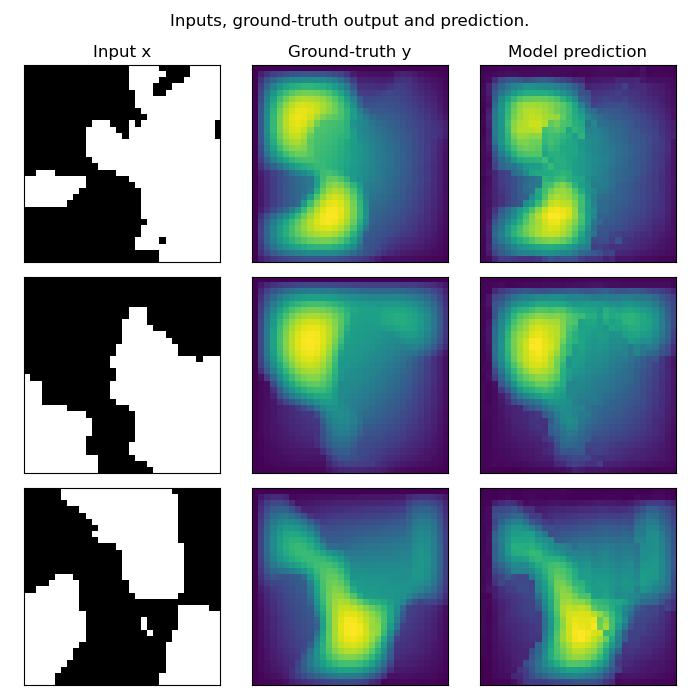

Recreate this plot in Python.
# From https://neuraloperator.github.io/neuraloperator/dev/auto_examples/plot_FNO_darcy.html

from ml_model import model

from neuralop.datasets import load_darcy_flow_small

import matplotlib.pyplot as plt

train_loader, test_loaders, data_processor = load_darcy_flow_small(
        n_train=1000, batch_size=32,
        test_resolutions=[16, 32], n_tests=[100, 50],
        test_batch_sizes=[32, 32],
        positional_encoding=True
)
test_samples = test_loaders[32].dataset

fig = plt.figure(figsize=(7, 7))
for index in range(3):
    data = test_samples[index]
    data = data_processor.preprocess(data, batched=False)
    # Input x
    x = data['x']
    # Ground-truth
    y = data['y']
    # Model prediction
    print(x,x.shape)
    out = model(x.unsqueeze(0))

    ax = fig.add_subplot(3, 3, index*3 + 1)
    ax.imshow(x[0], cmap='gray')
    # print(x[0])
    if index == 0:
        ax.set_title('Input x')
    plt.xticks([], [])
    plt.yticks([], [])

    ax = fig.add_subplot(3, 3, index*3 + 2)
    ax.imshow(y.squeeze())
    if index == 0:
        ax.set_title('Ground-truth y')
    plt.xticks([], [])
    plt.yticks([], [])

    ax = fig.add_subplot(3, 3, index*3 + 3)
    ax.imshow(out.squeeze().detach().numpy())
    if index == 0:
        ax.set_title('Model prediction')
    plt.xticks([], [])
    plt.yticks([], [])

fig.suptitle('Inputs, ground-truth output and prediction.', y=0.98)
plt.tight_layout()
fig.savefig('example.jpg')